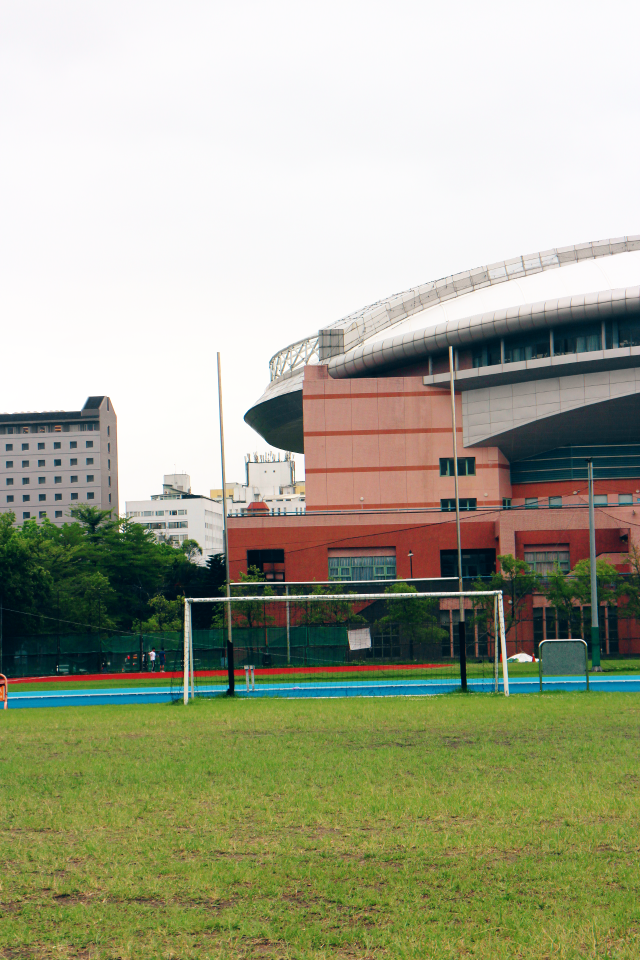
#> input picture colorize/03.png, 1280 x 1920 px (shown at 1/2 size)
$ python panorama.py colorize
#> lines starting #> are read from the running program, lines starting #| are printed output that depends on the picture
### sift.py
import cv2
import numpy as np

def computeKeypointsAndDescriptors(image):
    image = image.astype('float32')
    print('Generate base image...')
    base_image = generateBaseImage(image)
    print('Generate Gaussian images...')
    gaussian_images = generateGaussianImages(base_image)
    print('Generate DoG images...')
    dog_images = generateDoGImages(gaussian_images)
    print('Generate keypoints...')
    keypoints = generateKeypoints(gaussian_images, dog_images)
    print('Generate discriptors...')
    descriptors = generateDescriptors(keypoints, gaussian_images)
    return keypoints, descriptors

def generateBaseImage(image):
    image = cv2.resize(image, (0, 0), fx=2, fy=2)
    baseImage = cv2.GaussianBlur(image, (0, 0), sigmaX=1.25, sigmaY=1.25)
    return baseImage

def generateGaussianImages(image):
    gaussian_images = []
    sigma = np.array([1.6, 0.0, 0.0, 0.0, 0.0, 0.0])
    num_octaves = int(np.log(min(image.shape))/np.log(2)-1)

    for image_index in range(0, 5):
        sigma[image_index+1] = 1.2265*(1.26 ** image_index)

    for octave_index in range(num_octaves):
        octave_images = [image]
        for s in sigma[1:]:
            image = cv2.GaussianBlur(image, (0, 0), sigmaX=s, sigmaY=s)
            octave_images.append(image)
        gaussian_images.append(octave_images)
        octave_base = octave_images[-3]
        image = cv2.resize(octave_base, (int(octave_base.shape[1]/2), int(octave_base.shape[0]/2)))

    return np.array(gaussian_images)

# [220 lines left out: functions generateDoGImages, generateKeypoints, localizeKeypoint, computeGradient, computeHessian, computeAngle and 1 more, not called in this run]

### panorama.py
import os
import sys
import cv2
import glob
import math
import sift
import imutils
import numpy as np
import scipy.spatial.distance as distance

def readImages(image_folder):
    #image_names = sorted(glob.glob(os.path.join(image_folder, '*.JPG')))#[::-1]
#> called with image_folder = 'colorize'
    image_names = sorted(glob.glob(os.path.join(image_folder, '*.png')))[::-1]
    #image_names = sorted(glob.glob(os.path.join(image_folder, '*.jpg')))#[::-1]
    images = []

    for image_name in image_names:
        image = cv2.imread(image_name)
#> image is the input picture: shape (1920, 1280, 3); mean B, G, R 142.1, 165.8, 163.3
        images.append(image)

    return images

def matchFeatures(featuresA, featuresB):
    dist_matrix = distance.cdist(featuresA, featuresB)
    matches = []

    for i in range(len(dist_matrix)):
        trainIdx1, trainIdx2 = np.argpartition(dist_matrix[i], 2)[:2]
        distance1, distance2 = dist_matrix[i][trainIdx1], dist_matrix[i][trainIdx2]
        match1 = cv2.DMatch(i, trainIdx1, 0, distance1)
        match2 = cv2.DMatch(i, trainIdx2, 0, distance2)
        matches.append([match1, match2])

    good = []
    for m, n in matches:
        if m.distance < 0.8*n.distance:
            good.append(m)

    return good

def cylindricalWarpImage(img):
    f = 5500
    h, w, _ = img.shape
    K = np.array([[f, 0, w/2], [0, f, h/2], [0, 0, 1]])

    cyl = np.zeros_like(img)
    cyl_h, cyl_w, _ = cyl.shape
    x_c = cyl_w/2.0
    y_c = cyl_h/2.0
    for x_cyl in range(cyl_w):
        for y_cyl in range(cyl_h):
            theta = (x_cyl-x_c)/f

            X = np.array([math.sin(theta), (y_cyl-y_c)/f, math.cos(theta)])
            X = np.dot(K, X)
            x_im = X[0]/X[2]
            y_im = X[1]/X[2]

            if x_im < 0 or x_im >= w or y_im < 0 or y_im >= h:
                continue

            cyl[y_cyl][x_cyl] = img[int(y_im), int(x_im)]

    return cyl

if __name__ == '__main__':
    image_folder = sys.argv[1]
    images = readImages(image_folder)
#> images = 2 items
    images[-1] = cylindricalWarpImage(images[-1])
#> after the loop in cylindricalWarpImage, `for x_cyl in range(cyl_w):`:
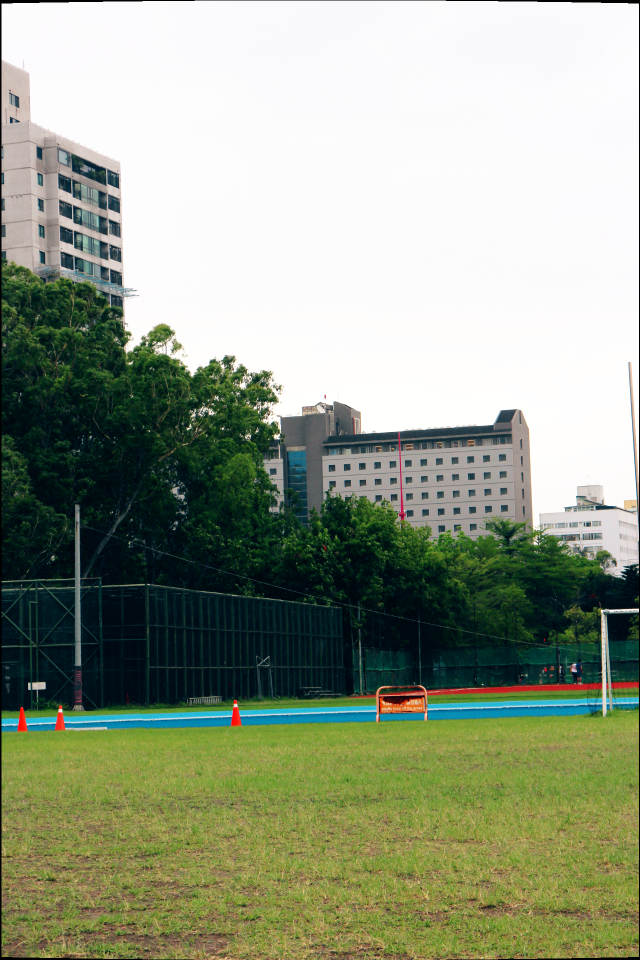
#> cyl: shape (1920, 1280, 3) (shown at 1/2 size); mean B, G, R 134.1, 155, 146

    while len(images)>1:
        imgL = images.pop()
        imgR = images.pop()

        imgR = cylindricalWarpImage(imgR)
        grayImage = cv2.cvtColor(imgR, cv2.COLOR_BGR2GRAY)
#> (the run stopped early here; a loop or call above may not have finished)
